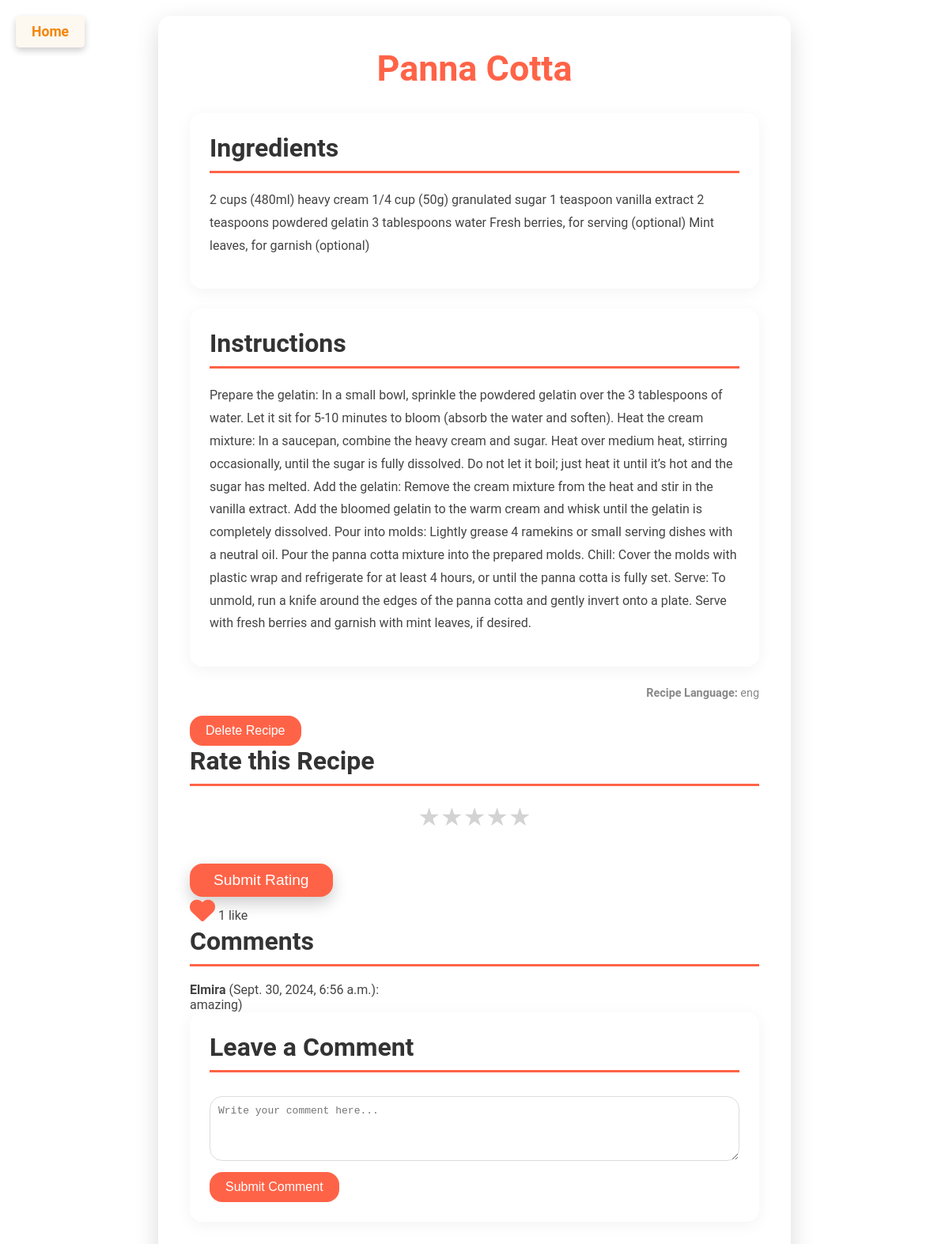
The page /recipe/112/ (signed in) on the database as committed earlier.
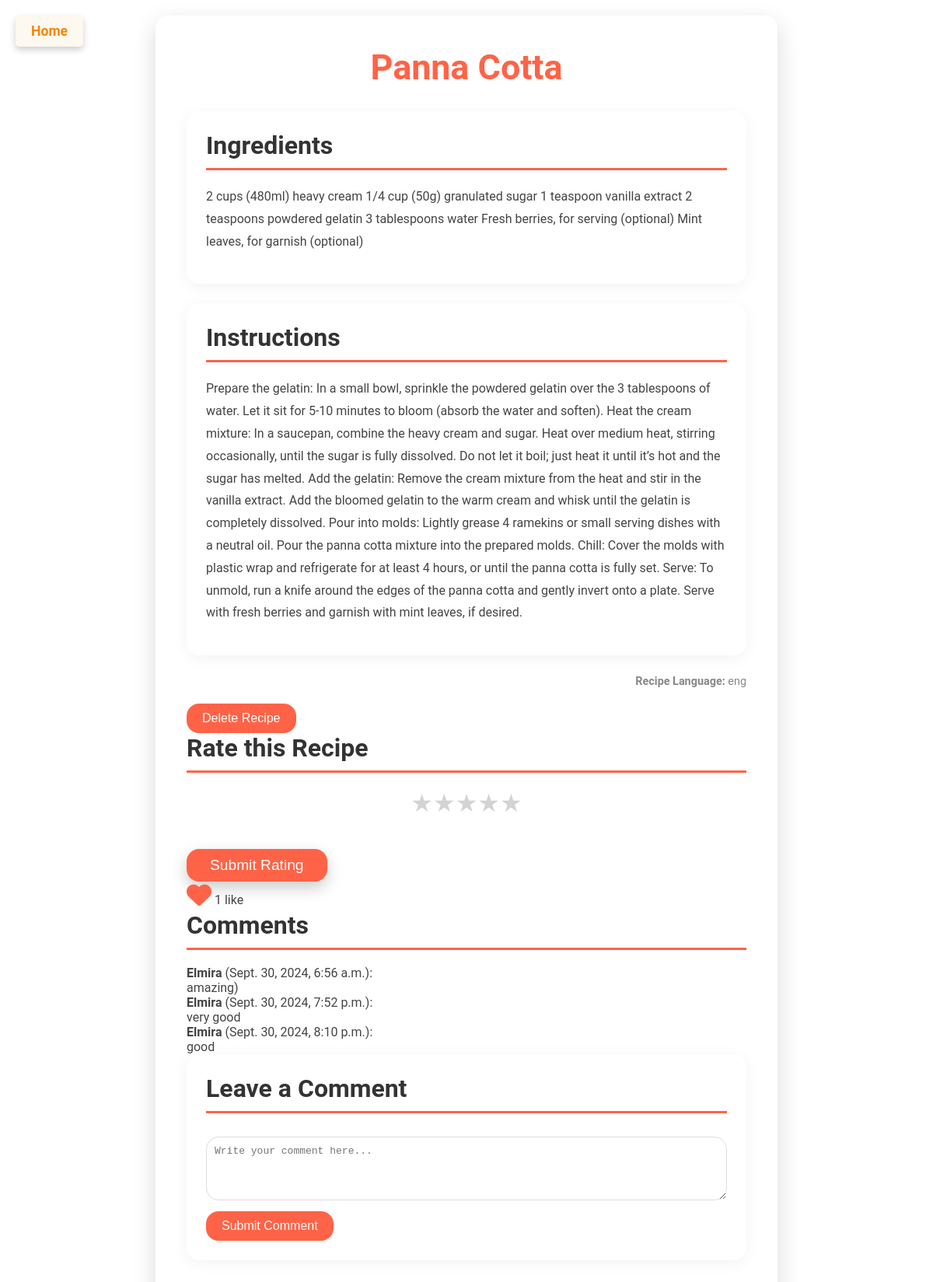
The same page on the database as committed later.
### desert/models.py (models this page shows, shortened)
class Recipe(models.Model):
    LANGUAGES = (
        ("AZ", "AZ"),
        ("EN", "EN"),
        ("RU", "RU")
    )
    name = models.CharField(max_length=256, null=True, blank=True)
    instruction = models.TextField(max_length=1000, null=True, blank=True)
    created_by = models.ForeignKey(User, on_delete=models.CASCADE, null=True, blank=True)
    ingredients = models.TextField(max_length=1000,  null=True, blank=True)
    category = models.ForeignKey(Category, on_delete=models.CASCADE, null=True, blank=True)
    created_at = models.DateTimeField(auto_now_add=True, null=True, blank=True)
    language = models.CharField(max_length=4, choices=LANGUAGES,  null=True, blank=True)
    ingredient = models.TextField(max_length=1000, null=True, blank=True)
    likes = models.ManyToManyField(User, related_name='liked_recipes', blank=True)
    views_count = models.PositiveIntegerField(default=0)
    class Meta:
        verbose_name = "Resept"
        verbose_name_plural = "Resepts"

class Comment(models.Model):
    LANGUAGES = (
        ("AZ", "AZ"),
        ("EN", "EN"),
        ("RU", "RU")
    )
    text = models.TextField(max_length=1000, null=True, blank=True)
    language = models.CharField(max_length=4, choices=LANGUAGES, null=True, blank=True)
    recipe = models.ForeignKey(Recipe, related_name='comments', on_delete=models.CASCADE, null=True, blank=True)
    user = models.ForeignKey(User, on_delete=models.CASCADE, null=True, blank=True)
    created_at = models.DateTimeField(auto_now_add=True, null=True, blank=True)

### desert/views.py (the view)
# urls.py: path("recipe/<int:recipe_id>/", recipe_detail, name="recipe_detail"),
def recipe_detail(request, recipe_id):
    recipe = Recipe.objects.get(id=recipe_id)
    if not request.session.get(f"viewed_recipe_{recipe_id}", False):
        recipe.views_count += 1
        recipe.save()
        request.session[f"viewed_recipe_{recipe_id}"] = True
    context = {
        "recipe": recipe
    }
    return render(request, "recipe_details.html", context)

### desert/templates/recipe_details.html (shortened to what this page needs)
<!DOCTYPE html>
<html lang="en">
<head>
    <link rel="stylesheet" href="https://cdnjs.cloudflare.com/ajax/libs/font-awesome/6.0.0-beta3/css/all.min.css">
</head>
<body>
    <a href="{% url 'home' %}" class="home-button">Home</a>
    <div class="recipe-container">
        <h1>{{ recipe.name }}</h1>
        <div class="ingredients">
            <h2>Ingredients</h2>
            <p>{{ recipe.ingredient }}</p>
        </div>
        <div class="instructions">
            <h2>Instructions</h2>
            <p>{{ recipe.instruction }}</p>
        </div>
        <div class="language">
            <p><strong>Recipe Language:</strong> {{ recipe.language }}</p>
        </div>
        <form action="{% url 'delete_recipe' recipe.id %}" method="post" onsubmit="return confirm('Are you sure you want to delete this recipe?');">
            <button type="submit" style="background-color: #ff6347; color: white; border: none; border-radius: 16px; padding: 10px 20px; cursor: pointer; font-size: 1em; margin-top: 20px;">
                Delete Recipe
            </button>
        </form>
        <h2>Rate this Recipe</h2>
<form id="rating-form" method="post">
    <div class="star-rating">
        <input type="radio" id="star5" name="rating" value="5"><label for="star5">&#9733;</label>
        <input type="radio" id="star4" name="rating" value="4"><label for="star4">&#9733;</label>
        <input type="radio" id="star3" name="rating" value="3"><label for="star3">&#9733;</label>
        <input type="radio" id="star2" name="rating" value="2"><label for="star2">&#9733;</label>
        <input type="radio" id="star1" name="rating" value="1"><label for="star1">&#9733;</label>
    </div>
    <button type="submit" class="submit-rating">Submit Rating</button>
</form>
<form id="like-form" action="{% url 'like_recipe' recipe.id %}" method="post">
    <button type="submit" id="like-button" class="like-button">
        <i class="fa fa-heart {% if user.is_authenticated and user in recipe.likes.all %}liked{% endif %}"></i>
    </button>
    <span>{{ recipe.likes.count }} like</span>
</form>
        <h2>Comments</h2>
        <div class="comments">
            {% for comment in recipe.comments.all %}
                <div class="comment">
                    <p><strong>{{ comment.user.username }}</strong> ({{ comment.created_at }}):</p>
                    <p>{{ comment.text }}</p>
                </div>
            {% empty %}
                <p>No comments yet.</p>
            {% endfor %}
        </div>
        <div class="comment-form">
            <h2>Leave a Comment</h2>
            <form action="{% url 'add_comment' recipe.id %}" method="post" onsubmit="return validateComment()">
                <textarea id="comment-text" name="comment" rows="4" placeholder="Write your comment here..."></textarea>
                <button type="submit">Submit Comment</button>
            </form>
        </div>
    </div>
</body>
</html>

### desert/templates/recipe_details.html (style rules this page uses)
:root { --primary-color: #ff6347; --secondary-color: #333; --background-color: rgba(244, 244, 244, 0.8); --text-color: #444; --border-radius: 16px; --max-width: 800px; --transition-speed: 0.3s; --font-family: 'Roboto', 'Segoe UI', Tahoma, Geneva, Verdana, sans-serif; --shadow-color: rgba(0, 0, 0, 0.15); --overlay-color: rgba(255, 255, 255, 0.9); }
*, *::before, *::after { box-sizing: border-box; margin: 0; padding: 0; }
body { font-family: var(--font-family); background: url('https://images5.alphacoders.com/663/663921.jpg') no-repeat center center fixed; background-size: cover; display: flex; justify-content: center; align-items: center; padding: 20px; min-height: 100vh; color: var(--text-color); }
.recipe-container { background-color: var(--overlay-color); border-radius: var(--border-radius); box-shadow: 0 10px 30px var(--shadow-color); padding: 40px; max-width: var(--max-width); width: 100%; transition: transform var(--transition-speed) ease, box-shadow var(--transition-speed) ease; }
h1 { font-size: 2.8em; color: var(--primary-color); text-align: center; margin-bottom: 30px; font-weight: bold; }
h2 { font-size: 2em; color: var(--secondary-color); border-bottom: 3px solid var(--primary-color); padding-bottom: 10px; margin-bottom: 20px; }
.ingredients, .instructions, .comment-form { background-color: #fff; padding: 25px; border-radius: var(--border-radius); margin-bottom: 25px; box-shadow: 0 4px 20px rgba(0, 0, 0, 0.05); transition: box-shadow var(--transition-speed) ease; }
.ingredients p, .instructions p { margin-bottom: 15px; line-height: 1.8; }
.language { text-align: right; font-size: 0.9em; color: #888; margin-top: 20px; }
.like-button { background: none; border: none; font-size: 2em; color: #aaa; cursor: pointer; transition: color 0.3s ease; }
.liked { color: #ff6347; }
.comment-form textarea { width: 100%; padding: 10px; border: 1px solid #ddd; border-radius: var(--border-radius); font-size: 1em; margin-top: 10px; resize: vertical; }
.comment-form button { background-color: var(--primary-color); color: white; border: none; border-radius: var(--border-radius); padding: 10px 20px; cursor: pointer; font-size: 1em; margin-top: 10px; }
.star-rating { display: flex; direction: row-reverse; justify-content: center; font-size: 2rem; margin-bottom: 20px; }
.star-rating label { cursor: pointer; color: lightgray; }
.submit-rating { background-color: var(--primary-color); color: #fff; border: none; border-radius: var(--border-radius); padding: 10px 30px; font-size: 1.2em; cursor: pointer; margin-top: 20px; transition: background-color var(--transition-speed), transform var(--transition-speed); box-shadow: 0 8px 20px rgba(0, 0, 0, 0.2); }
.home-button { position: absolute; left: 20px; top: 20px; background-color: #e5a53d14; color: rgb(243, 134, 9); padding: 10px 20px; text-align: center; border-radius: 5px; font-size: 1.1rem; font-weight: bold; text-decoration: none; box-shadow: 0 4px 8px rgba(0, 0, 0, 0.2); transition: background-color 0.3s ease, box-shadow 0.3s ease; }

Rows that differ between the two databases and show on the page:
added Comment: user.username "Elmira", created_at "Sept. 30, 2024, 7:52 p.m.", text "very good"
added Comment: user.username "Elmira", created_at "Sept. 30, 2024, 8:10 p.m.", text "good"
